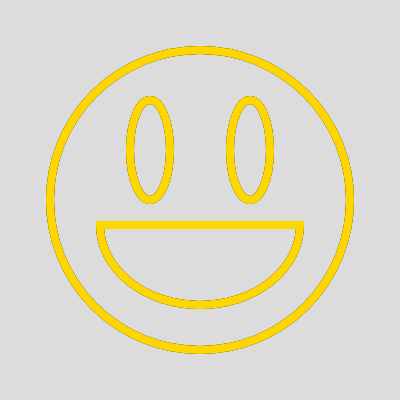
Frame 1 (no input)
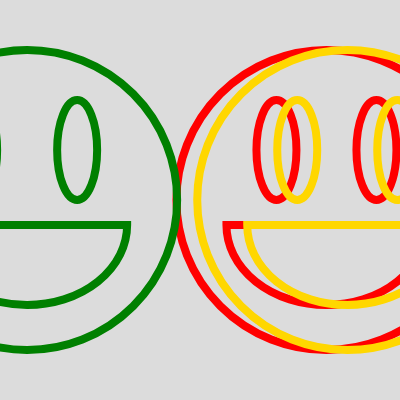
Frame 60 (no input)
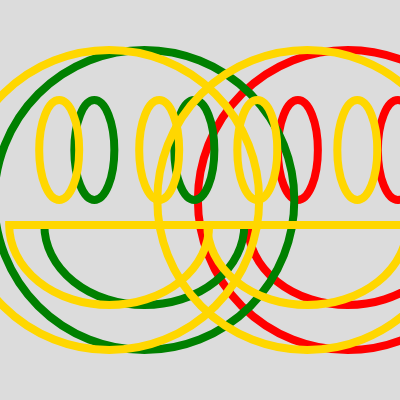
Frame 120 (the mouse pressed at the canvas centre since frame 60)

The p5.js sketch that drew these frames (run headless with seeded random() and noise() and a simulated clock; from frame 60 on, the mouse is pressed at the canvas centre):

// p5.js sketch
// ── sketch.js
// https://editor.p5js.org/jht9629-nyu/sketches/CFKtjLxAE
// Wk06 bounce face object literal

let faces = [];
// {x, xs, y, yx, clr }

let cc = ["red", "green", "gold"];

function setup() {
  createCanvas(400, 400);
  // randomSeed(6);
  for (n = 0; n < 3; n++) {
    faces.push({
      x: width / 2,
      xs: random(-5, 5),
      y: height / 2,
      ys: 0,
      // ys: random(-5, 5),
      clr: cc[n],
    });
  }
}

function draw() {
  background(220);

  for (let i = 0; i < faces.length; i++) {
    //circle(xp, yp, 30);
    let face = faces[i];
    drawFace(face.x, face.y, face.clr);

    face.x += face.xs;
    face.y += face.ys;

    if (face.x < 0 || face.x > width) {
      face.xs *= -1;
    }
    if (face.y < 0 || face.y > height) {
      face.ys *= -1;
    }
  }
}

function drawFace(x, y, c) {
  // background(220);
  push();
  translate(x - 200, y - 200);
  stroke(c);
  strokeWeight(8);
  noFill();
  drawHead();
  drawEyes();
  drawMouth();
  pop();
}

function drawHead() {
  circle(200, 200, 300);
}

function drawEyes() {
  ellipse(150, 150, 40, 100);
  ellipse(250, 150, 40, 100);
}

function drawMouth() {
  arc(200, 225, 200, 160, 0, radians(180), CHORD);
}

function mousePressed() {
  faces.push({
    x: mouseX,
    xs: random(-5, 5),
    y: mouseY,
    ys: 0,
    // ys: random(-5, 5),
    clr: random(cc),
  });
}

// https://editor.p5js.org/jht9629-nyu/sketches/l9NB1R2I2
// Wk05 face funcs

// https://editor.p5js.org/jht9629-nyu/sketches/qlJQhnTzH
// Wk06 bounce face

// https://editor.p5js.org/jht9629-nyu/sketches/GwACPsRF1
// Wk06 bounce face array
